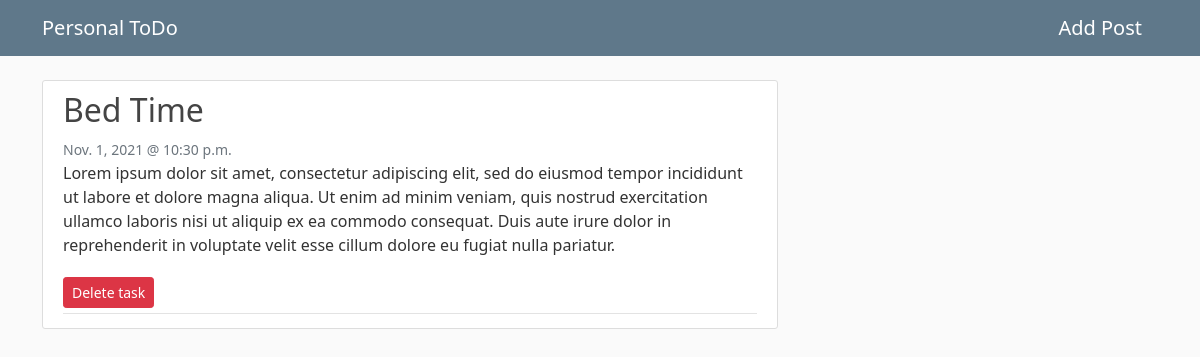
The app's page /tasks/4/ with its own data.
### posts/models.py (models this page shows)
class Post(models.Model):
    Important = 'Important'
    Very_Important = 'Very Important'
    Not_So_Important = 'Not So Important'
    priority_choices = [(Important, 'Important'),(Very_Important,'Very Important'),(Not_So_Important,'Not So Important')]
    description = models.TextField()
    title = models.CharField(max_length=50, default='New')
    due_date = models.DateField(auto_now=False, default=timezone.now)
    due_time = models.TimeField(auto_now=False, default=timezone.now )
    priority = models.CharField(max_length=18, choices=priority_choices, default=Important)
    done = models.BooleanField()

### posts/views.py (the view)
# urls.py: path('tasks/<int:pk>/', views.TaskDetail.as_view(), name='detail'),
class TaskDetail(DetailView):
    model = Post
    template_name = 'posts/detail.html'
    context_object_name = 'post'

### posts/templates/posts/detail.html (shortened to what this page needs)
{% extends 'posts/home.html' %}
{% load crispy_forms_tags %}
{% block content %}
    <article class="media content-section">
        <div class="media-body">
            <h2 class="article-title">{{ post.title }}</h2>
            <small class="text-muted">{{ post.due_date }} @ {{post.due_time}}</small>
            <p class="article-content">{{ post.description }}</p>
            <div class="article-metadata">
                <div>
                    <a class='btn btn-danger btn-sm mt-1 mb-1 ' href='{% url 'delete' post.id %}'>Delete  task</a>
                </div>
            </div>
        </div>
    </article>
{% endblock content %}

### posts/static/posts/main.css (style rules this page uses)
body { background: #fafafa; color: #333333; margin-top: 5rem; }
h1, h2, h3, h4, h5, h6 { color: #444444; }
.content-section { background: #ffffff; padding: 10px 20px; border: 1px solid #dddddd; border-radius: 3px; margin-bottom: 20px; }
.article-title { color: #444444; }
.article-content { white-space: pre-line; }
.article-metadata { padding-bottom: 1px; margin-bottom: 4px; border-bottom: 1px solid #e3e3e3 }

### records on screen
Post: title "Bed Time", due_date "Nov. 1, 2021", due_time "10:30 p.m.", description "Lorem ipsum dolor sit amet, consectetur adipiscing elit, sed do eiusmod tempor incididunt ut labore et dolore magna aliqua. Ut enim ad minim veniam, quis nostrud exercitation ullamco laboris nisi ut aliquip ex ea commodo consequat. Duis aute irure dolor in reprehenderit in voluptate velit esse cillum dolore eu fugiat nulla pariatur."
